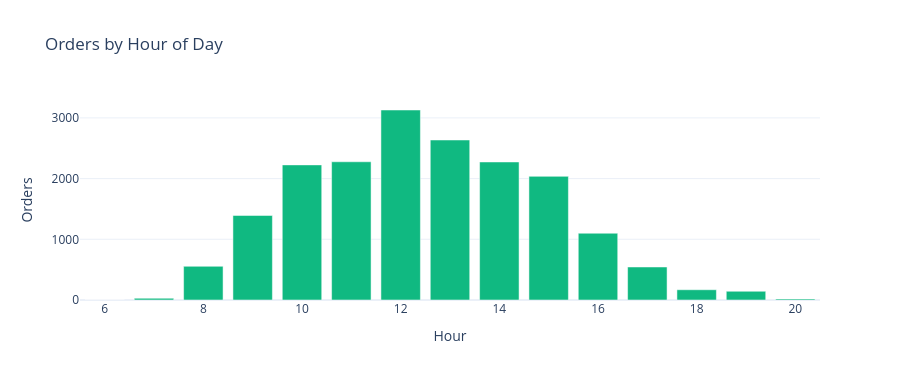

Notebook source saved alongside this figure:
### Markdown cell above
## Hourly traffic

### Code cell
hourly = reg.groupby("Hour").agg(Orders=("InvoiceNo", "nunique"), Revenue=("LineRevenue", "sum")).reset_index()
fig = px.bar(hourly, x="Hour", y="Orders", title="Orders by Hour of Day")
fig.update_traces(marker_color="#10b981")
fig.update_layout(template="plotly_white", height=380)
fig.show()

### Figure 1 — Plotly figure (JSON) as saved in the notebook; plotly's stock layout.template omitted (floating-point values rounded to 4 significant figures)
{"data": [{"hovertemplate": "Hour=%{x}<br>Orders=%{y}<extra></extra>", "legendgroup": "", "marker": {"color": "#10b981", "pattern": {"shape": ""}}, "name": "", "orientation": "v", "showlegend": false, "textposition": "auto", "type": "bar", "x": [6, 7, 8, 9, 10, 11, 12, 13, 14, 15, 16, 17, 18, 19, 20], "xaxis": "x", "y": [1, 29, 555, 1393, 2226, 2277, 3130, 2636, 2274, 2037, 1100, 544, 169, 144, 18], "yaxis": "y"}], "layout": {"barmode": "relative", "height": 380, "legend": {"tracegroupgap": 0}, "title": {"text": "Orders by Hour of Day"}, "xaxis": {"anchor": "y", "domain": [0, 1], "title": {"text": "Hour"}}, "yaxis": {"anchor": "x", "domain": [0, 1], "title": {"text": "Orders"}}}}
